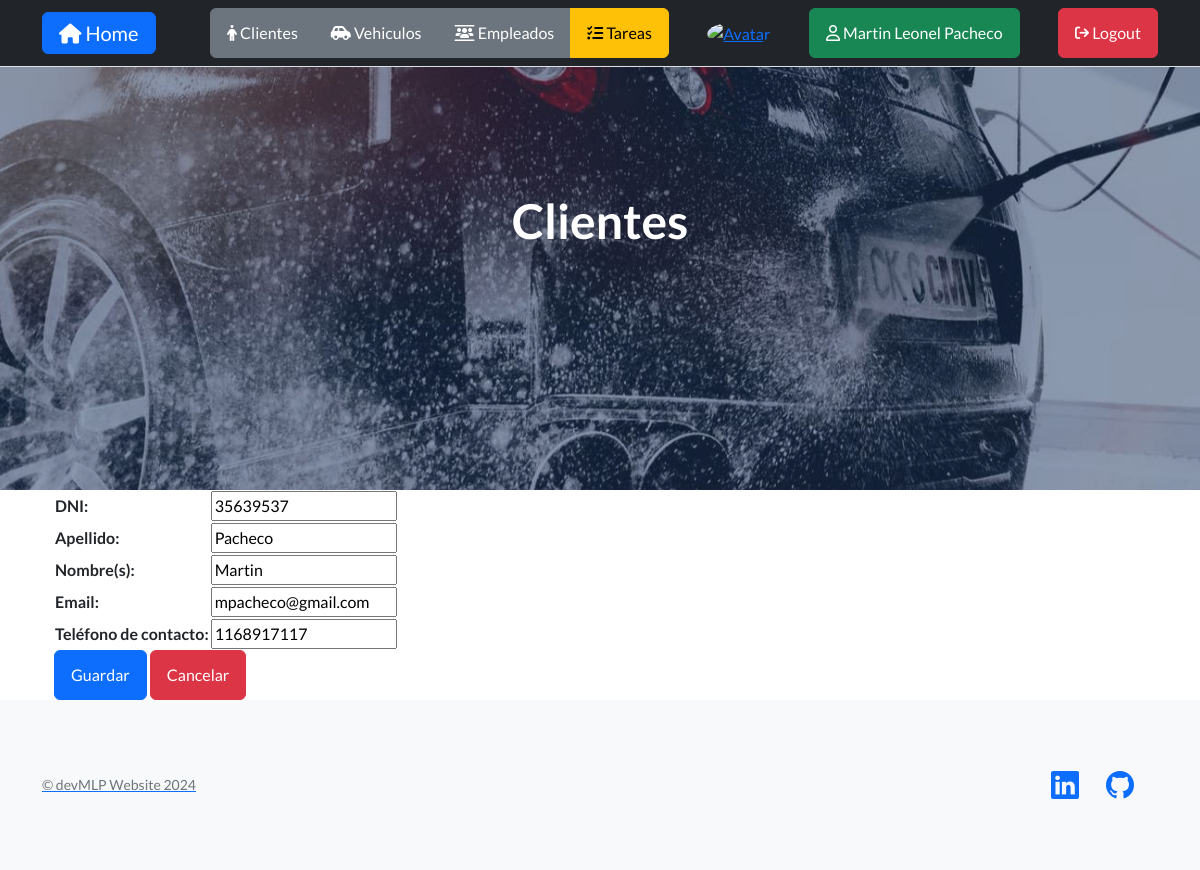
The page /update/client/2/ (signed in) on the database its author committed.
### myapp/models.py (models this page shows, shortened)
class Client(models.Model):
    DNI = models.CharField(max_length=8, unique=True)
    last_name = models.CharField(max_length=80)
    name = models.CharField(max_length=80)
    email = models.EmailField()
    tel = models.CharField(max_length=10)
    class Meta:
        ordering = ["last_name"]

### myapp/views.py (the view)
class UpdateClient(LoginRequiredMixin, UpdateView):
    model = Client
    form_class = UpdateClientForm
    success_url = reverse_lazy("clients")

### myapp/forms.py
class UpdateClientForm(forms.ModelForm):
    def __init__(self, *args, **kwargs):
        super().__init__(*args, **kwargs)
        self.fields["DNI"].widget.attrs["readonly"] = True
    class Meta:
        model = Client
        fields = ["DNI", "last_name", "name", "email", "tel"]
        labels = {
            "DNI": "DNI",
            "last_name": "Apellido",
            "name": "Nombre(s)",
            "email": "Email",
            "tel": "Teléfono de contacto",
        }

### myapp/templates/myapp/client_form.html (shortened to what this page needs)
{% extends 'myapp/client_list.html' %}
{% block content %}
  <form action="" method="POST">
    <table>{{ form.as_table }}</table>
    <input class="btn btn-primary" type="submit" value="Guardar" />
    <button type="button" class="btn btn-danger" onclick="window.history.back()">Cancelar</button>
  </form>
{% endblock %}

### myapp/templates/myapp/index.html (shortened to what this page needs)
<!DOCTYPE html>
<html lang="es">
  <head>
    {% load static %}
    <link href="https://cdn.jsdelivr.net/npm/bootstrap-icons@1.5.0/font/bootstrap-icons.css" rel="stylesheet" type="text/css" />
    <link href="{% static 'css/styles.css' %}" rel="stylesheet" />
    <link rel="stylesheet" href="https://cdnjs.cloudflare.com/ajax/libs/font-awesome/6.4.0/css/all.min.css" />
  </head>
  <body>
    <nav class="navbar fixed-top bg-dark border-bottom border-body static-top">
      <div class="container align-items-center">
        <a class="navbar-brand btn btn-primary text-white" href="{% url 'home' %}"><i class="fa-solid fa-house"></i> Home</a>
        {% if user.is_authenticated %}
          <div class="btn-group" role="group" aria-label="">
            <a class="btn btn-secondary text-white" href="{% url 'clients' %}"><i class="fa-solid fa-person"></i> Clientes</a>
            <a class="btn btn-secondary text-white" href="{% url 'vehicles' %}"><i class="fa-solid fa-car-side"></i> Vehiculos</a>
            <a class="btn btn-secondary text-white" href="{% url 'employees' %}"><i class="fa-solid fa-users-between-lines"></i> Empleados</a>
            <a class="btn btn-warning text-black" href="{% url 'tasks' %}"><i class="fa-solid fa-list-check"></i> Tareas</a>
          </div>
          <a href="{% url 'add-avatar' %}"><img class="rounded-circle" src="{{ request.session.avatar }}" height="40px" width="40px" alt="Avatar" /></a>
          <a class="btn btn-success text-white" href="{% url 'profile' %}"><i class="fa-regular fa-user"></i> {{ user.first_name }} {{ user.last_name }}</a>
          <form action="{% url 'logout' %}" method="post">
            <button class="btn btn-danger text-white" type="submit"><i class="fa-solid fa-arrow-right-from-bracket fa-sm" title="Logout"></i> Logout</button>
          </form>
        {% else %}
          <a class="navbar-brand btn btn-primary text-white" href="{% url 'login' %}"><i class="fa-solid fa-right-to-bracket"></i> Login</a>
          <a class="navbar-brand btn btn-success text-white" href="{% url 'register' %}"><i class="fa-solid fa-user-plus"></i> Registrarse</a>
        {% endif %}
      </div>
    </nav>
    <header class="masthead">
      <div class="container position-relative">
        <div class="row justify-content-center">
          <div class="col-xl-8">
            <div class="text-center text-white">
              {% block title %}{% endblock %}
            </div>
          </div>
        </div>
      </div>
    </header>
    <div class="container px-4">
      {% block content %}
      {% endblock %}
    </div>
    <footer class="footer bg-light">
      <div class="container">
        <div class="row">
          <div class="col-lg-6 h-100 text-center text-lg-start my-auto">
            <a href="{% url 'about-me' %}"><p class="text-muted small mb-4 mb-lg-0">&copy; devMLP Website 2024</p></a>
          </div>
          <div class="col-lg-6 h-100 text-center text-lg-end my-auto">
            <ul class="list-inline mb-0">
              <li class="list-inline-item me-4">
                <a href="https://www.linkedin.com/in/martinlpacheco" target="_blank"><i class="bi-linkedin fs-3"></i></a>
              </li>
              <li class="list-inline-item me-4">
                <a href="https://www.github.com/martinlpc" target="_blank"><i class="bi-github fs-3"></i></a>
              </li>
            </ul>
          </div>
        </div>
      </div>
    </footer>
  </body>
</html>

### rows shown on the page
Client: DNI "35639537", last_name "Pacheco", name "Martin", email "mpacheco@gmail.com", tel "1168917117"

### other values the page prints
{{ user.first_name }} "Martin Leonel"
{{ user.last_name }} "Pacheco"
